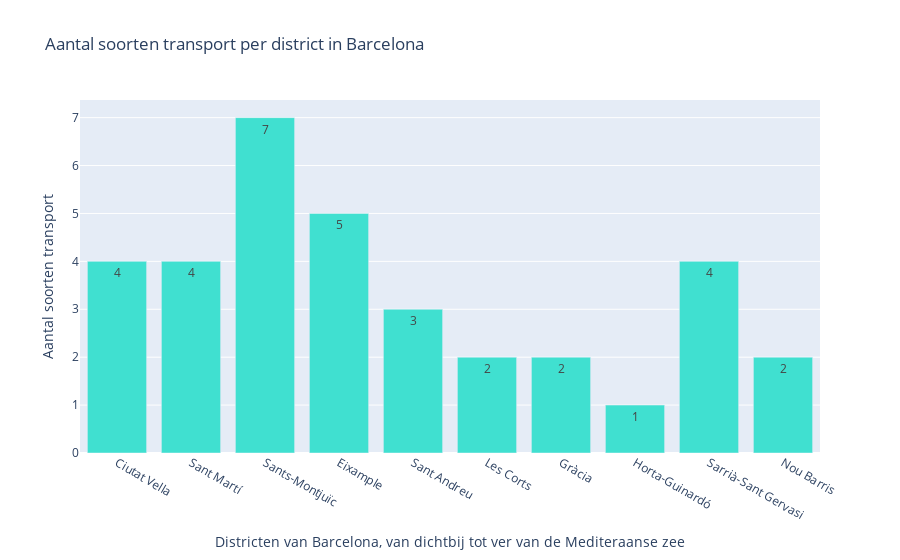

Notebook code for this chart:
### Code cell
districten = index_zee
df_transport = df_transport.groupby('District.Name').size()
display(df_transport)
soorten_transport = [4, 4, 7, 5, 3, 2, 2,1, 4, 2]

for district in df_transport:
    print(district)

fig4 = go.Figure([go.Bar(x=districten, y= soorten_transport, marker_color = 'turquoise', text = soorten_transport, textposition='auto')])

fig4.update_layout(
    yaxis_title = 'Aantal soorten transport',
    xaxis_title = 'Districten van Barcelona, van dichtbij tot ver van de Mediteraanse zee',
    title = 'Aantal soorten transport per district in Barcelona')

fig4.show()

### Figure 1 — Plotly figure (JSON) as saved in the notebook; plotly's stock layout.template omitted (floating-point values rounded to 4 significant figures)
{"data": [{"marker": {"color": "turquoise"}, "text": ["4", "4", "7", "5", "3", "2", "2", "1", "4", "2"], "textposition": "auto", "type": "bar", "x": ["Ciutat Vella", "Sant Martí", "Sants-Montjuïc", "Eixample", "Sant Andreu", "Les Corts", "Gràcia", "Horta-Guinardó", "Sarrià-Sant Gervasi", "Nou Barris"], "y": [4, 4, 7, 5, 3, 2, 2, 1, 4, 2]}], "layout": {"title": {"text": "Aantal soorten transport per district in Barcelona"}, "xaxis": {"title": {"text": "Districten van Barcelona, van dichtbij tot ver van de Mediteraanse zee"}}, "yaxis": {"title": {"text": "Aantal soorten transport"}}}}
